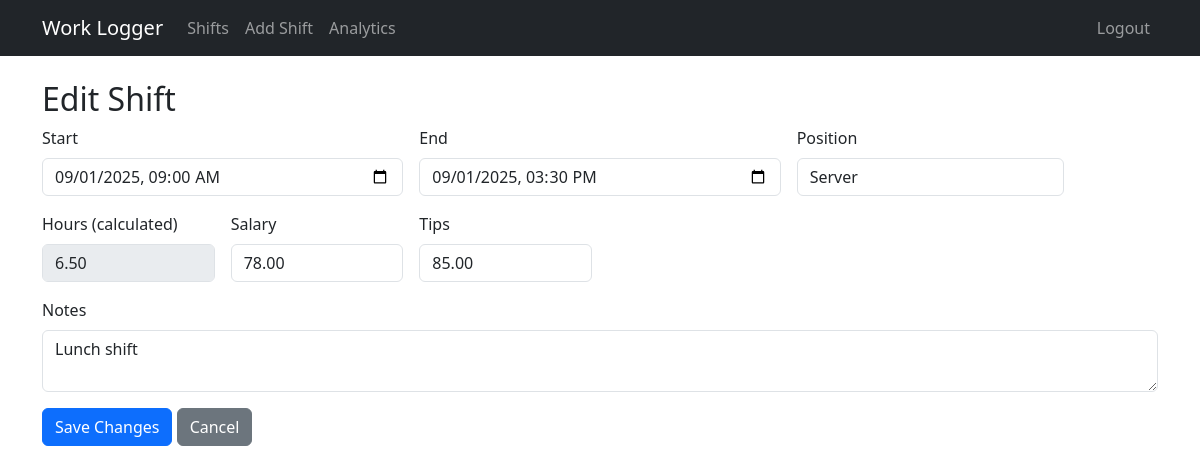
Page /shift/1/edit (signed in) on the committed database.
### app.py (models this page shows, shortened)
class Shift(db.Model):
    id = db.Column(db.Integer, primary_key=True)
    date = db.Column(db.Date, nullable=False, index=True)
    position = db.Column(db.String(80), nullable=False)
    hours = db.Column(db.Float, nullable=False)
    hourly_rate = db.Column(db.Float, nullable=False)
    tips = db.Column(db.Float, nullable=False, default=0.0)
    notes = db.Column(db.Text, nullable=True)
    user_id = db.Column(db.Integer, db.ForeignKey('user.id'), index=True, nullable=True)
    user = db.relationship('User', backref=db.backref('shifts', lazy=True))
    start_dt = db.Column(db.DateTime, nullable=True)
    end_dt = db.Column(db.DateTime, nullable=True)
    @property
    def wages(self) -> float:
        return round((self.hours or 0.0) * (self.hourly_rate or 0.0), 2)

### app.py (the view, shortened to what this page needs)
@app.route("/shift/<int:shift_id>/edit", methods=["GET", "POST"])
@login_required
def edit_shift(shift_id: int):
    shift = Shift.query.filter_by(id=shift_id, user_id=current_user.id).first_or_404()
    positions = get_unique_positions()
    return render_template("add_edit.html", shift=shift, positions=positions)

### app.py (called while the page is built)
def get_unique_positions() -> list[str]:
    query = db.session.query(Shift.position)
    if current_user.is_authenticated:
        query = query.filter(Shift.user_id == current_user.id)
    rows = query.distinct().order_by(Shift.position.asc()).all()
    return [r[0] for r in rows]

@login_manager.user_loader
def load_user(user_id: str):
    return db.session.get(User, int(user_id))

### templates/add_edit.html (shortened to what this page needs)
{% extends 'base.html' %}
{% block content %}
<h2>{{ 'Edit Shift' if shift else 'Add Shift' }}</h2>
<form method="post" class="row g-3">
  <div class="col-md-4">
    <label class="form-label">Start</label>
    <input type="datetime-local" name="start_dt" class="form-control" value="{{ (shift.start_dt.strftime('%Y-%m-%dT%H:%M') if shift and shift.start_dt else '') }}" required>
  </div>
  <div class="col-md-4">
    <label class="form-label">End</label>
    <input type="datetime-local" name="end_dt" class="form-control" value="{{ (shift.end_dt.strftime('%Y-%m-%dT%H:%M') if shift and shift.end_dt else '') }}" required>
  </div>
  <div class="col-md-3">
    <label class="form-label">Position</label>
    <input list="positions" name="position" class="form-control" value="{{ shift.position if shift else '' }}" placeholder="e.g. Server, Bartender" required>
  </div>
  <div class="col-md-2">
    <label class="form-label">Hours (calculated)</label>
    <input type="text" class="form-control" value="{{ '%.2f' % shift.hours if shift else '' }}" disabled>
  </div>
  <div class="col-md-2">
    <label class="form-label">Salary</label>
    <input type="number" step="0.01" name="total_salary" class="form-control" value="{{ '%.2f' % shift.wages if shift else '' }}" required>
  </div>
  <div class="col-md-2">
    <label class="form-label">Tips</label>
    <input type="number" step="0.01" name="tips" class="form-control" value="{{ '%.2f' % shift.tips if shift else '0.00' }}">
  </div>
  <div class="col-12">
    <label class="form-label">Notes</label>
    <textarea name="notes" class="form-control" rows="2" placeholder="Optional">{{ shift.notes if shift else '' }}</textarea>
  </div>
  <div class="col-12">
    <button type="submit" class="btn btn-primary">{{ 'Save Changes' if shift else 'Add Shift' }}</button>
    <a href="{{ url_for('index') }}" class="btn btn-secondary">Cancel</a>
  </div>
</form>
{% endblock %}

### rows in the picture
Shift: start_dt "09/01/2025 09:00", end_dt "09/01/2025 15:30", position "Server", hours "6.50", total_salary "78.00", tips "85.00", notes "Lunch shift"

### other values in the picture
{{ 'Edit Shift' if shift else 'Add Shift' }} "Edit Shift"
{{ 'Save Changes' if shift else 'Add Shift' }} "Save Changes"
